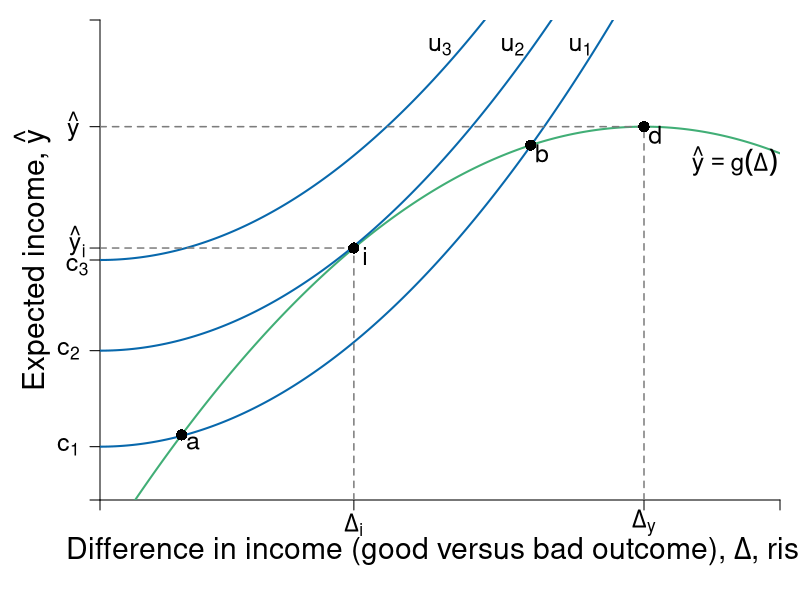

R code for this plot:
require(ggplot2)
require(shape)
pdf(file = "risk/risk_return.pdf", width = 9, height = 7)

# Set parameters for graphics
axislabelsize <- 1.8
labelsize <- 1.5
namesize <- 1.8
annotatesize <- 1.5
graphlinewidth <- 2
segmentlinewidth <- 1.5

COL <- c("#7fc97f", "#beaed4", "#fdc086", "#ffff99", "#386cb0", "#f0027f", "#bf5b17", "#666666")
COLA <- c("#e0f3db", "#99d8c9","#66c2a4","#41ae76", "#238b45", "#005824")
COLB <- c("#c6dbef", "#4eb3d3", "#2b8cbe", "#0868ac","#084081")
COLC <- c("#fcfbfd", "#efedf5", "#dadaeb", "#bcbddc", "#9e9ac8", "#807dba", "#6a51a3", "#54278f", "#3f007d")
grays <- gray.colors(25, start = 1, end = 0)

a <- c(2, 4, 6)
par(mar =  c(5, 5, 1, 1))
xlims <- c(0, 15)
ylims <- c(0, 18)

riskreturn <- function(g, int1 = 14, int2 = 4, coeff = 1/3){
  int1 - (int2 - (coeff)*g)^2
}

indiffA <- function(g, intercept = 3, slope = 0.125){
  intercept  + slope*g^2
}


#Plot command 
plot(0, 0, xlim = xlims, ylim = ylims, 
     type = "n",
     xlab = expression(paste("")),
     ylab = expression(paste("")), 
     axes = FALSE,
     # xlab = expression(paste("Bob's Payoff, ", u^B)),
     # ylab = expression(paste("Alfredo's Payoff, ", u^A)),
     #xaxt = "n", 
     #yaxt = "n", 
     cex.lab = axislabelsize, 
     bty = "n", 
     xaxs = "i", 
     yaxs = "i"
)



ticksy <- c(0,  2, 5.6, 9, riskreturn(g = 5.6), riskreturn(g = 12) ,ylims[2])
ylabels <- c(NA, expression(paste(c[1])), expression(paste(c[2])), NA, NA, expression(paste(hat(y) )), NA)
ticksx <- c(0, 5.6, 12, xlims[2])
xlabels <- c(NA, expression(paste(Delta[i])), expression(paste(Delta[y])), NA)

text(xlims[1] - 0.5, 8.75, expression(paste(c[3])), cex = labelsize, xpd = TRUE)
text(xlims[1] - 0.5, riskreturn(g = 5.6) + 0.25, expression(paste(hat(y)[i])), cex = labelsize, xpd = TRUE)

axis(1, at = ticksx, pos = 0, labels = xlabels, cex.axis = labelsize)
axis(2, at = ticksy, pos = 0, labels = ylabels, las = 1, cex.axis = labelsize)

mtext(expression(paste("Difference in income (good versus bad outcome), ", Delta, ", risk")), side = 1, line = 2.5, cex = axislabelsize)
text(xlims[1] - 1.5, ylims[2] - 0.5*(ylims[2] - ylims[1]), expression(paste("Expected income, ", hat(y))), xpd = TRUE, cex = axislabelsize, srt = 90) 

npts <- 500 
xx1 <- seq(xlims[1], xlims[2], length.out = npts)
lines(xx1, riskreturn(xx1), col = COLA[4], lwd = graphlinewidth, lty = 1)
lines(xx1, indiffA(xx1, intercept = 2), col = COLB[4], lwd = graphlinewidth, lty = 1)
lines(xx1, indiffA(xx1, intercept = 5.6), col = COLB[4], lwd = graphlinewidth, lty = 1)
lines(xx1, indiffA(xx1, intercept = 9), col = COLB[4], lwd = graphlinewidth, lty = 1)

segments(12, 0, 12, riskreturn(g = 12) , lty = 2, col = grays[20], lwd = segmentlinewidth)
segments(0, riskreturn(g = 12) , 12, riskreturn(g = 12) , lty = 2, col = grays[20], lwd = segmentlinewidth)
segments(5.6, 0, 5.6, riskreturn(g = 5.6), lty = 2, col = grays[20], lwd = segmentlinewidth)
segments(0, riskreturn(g = 5.6), 5.6, riskreturn(g = 5.6), lty = 2, col = grays[20], lwd = segmentlinewidth)

#Add points a, b, c and c
points(5.6, riskreturn(g = 5.6), pch = 16, col = "black", cex = 1.5)
text(5.6 + 0.25, riskreturn(g = 5.6) - 0.3, expression(i), cex = labelsize)


points(12, riskreturn(g = 12) , pch = 16, col = "black", cex = 1.5)
text(12 + 0.25, riskreturn(g = 12) - 0.3, expression(d), cex = labelsize)


points(1.8, riskreturn(g = 1.8) , pch = 16, col = "black", cex = 1.5)
text(1.8 + 0.25, riskreturn(g = 1.8) - 0.3, expression(a), cex = labelsize)


points(9.5, riskreturn(g = 9.5) , pch = 16, col = "black", cex = 1.5)
text(9.5 + 0.25, riskreturn(g = 9.5) - 0.3, expression(b), cex = labelsize)


#Label risk return schedule
text(14, 12.7, expression(paste(hat(y) == g(Delta))), cex = labelsize)

#Label value functions
text(10.6, 17, expression(u[1]), cex = labelsize)
text(9.1, 17, expression(u[2]), cex = labelsize)
text(7.5, 17, expression(u[3]), cex = labelsize)


dev.off()
